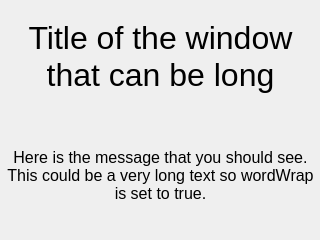
<ui version="4.0" >
 <class>frmMessage</class>
 <widget class="QDialog" name="frmMessage" >
  <property name="geometry" >
   <rect>
    <x>0</x>
    <y>0</y>
    <width>320</width>
    <height>240</height>
   </rect>
  </property>
  <property name="windowTitle" >
   <string>Message</string>
  </property>
  <widget class="QWidget" name="verticalLayout" >
   <property name="geometry" >
    <rect>
     <x>0</x>
     <y>0</y>
     <width>321</width>
     <height>241</height>
    </rect>
   </property>
   <layout class="QVBoxLayout" >
    <property name="margin" >
     <number>0</number>
    </property>
    <property name="spacing" >
     <number>6</number>
    </property>
    <item>
     <spacer>
      <property name="orientation" >
       <enum>Qt::Vertical</enum>
      </property>
      <property name="sizeType" >
       <enum>QSizePolicy::Maximum</enum>
      </property>
      <property name="sizeHint" >
       <size>
        <width>20</width>
        <height>20</height>
       </size>
      </property>
     </spacer>
    </item>
    <item>
     <widget class="QLabel" name="lblTitle" >
      <property name="sizePolicy" >
       <sizepolicy>
        <hsizetype>7</hsizetype>
        <vsizetype>4</vsizetype>
        <horstretch>0</horstretch>
        <verstretch>0</verstretch>
       </sizepolicy>
      </property>
      <property name="font" >
       <font>
        <pointsize>24</pointsize>
       </font>
      </property>
      <property name="text" >
       <string>Title of the window that can be long</string>
      </property>
      <property name="alignment" >
       <set>Qt::AlignCenter</set>
      </property>
      <property name="wordWrap" >
       <bool>true</bool>
      </property>
     </widget>
    </item>
    <item>
     <spacer>
      <property name="orientation" >
       <enum>Qt::Vertical</enum>
      </property>
      <property name="sizeType" >
       <enum>QSizePolicy::Maximum</enum>
      </property>
      <property name="sizeHint" >
       <size>
        <width>20</width>
        <height>20</height>
       </size>
      </property>
     </spacer>
    </item>
    <item>
     <widget class="QLabel" name="lblMessage" >
      <property name="sizePolicy" >
       <sizepolicy>
        <hsizetype>7</hsizetype>
        <vsizetype>5</vsizetype>
        <horstretch>0</horstretch>
        <verstretch>0</verstretch>
       </sizepolicy>
      </property>
      <property name="font" >
       <font>
        <pointsize>12</pointsize>
       </font>
      </property>
      <property name="text" >
       <string>Here is the message that you should see. This could be a very long text so wordWrap is set to true.</string>
      </property>
      <property name="alignment" >
       <set>Qt::AlignCenter</set>
      </property>
      <property name="wordWrap" >
       <bool>true</bool>
      </property>
     </widget>
    </item>
    <item>
     <spacer>
      <property name="orientation" >
       <enum>Qt::Vertical</enum>
      </property>
      <property name="sizeType" >
       <enum>QSizePolicy::Maximum</enum>
      </property>
      <property name="sizeHint" >
       <size>
        <width>20</width>
        <height>10</height>
       </size>
      </property>
     </spacer>
    </item>
   </layout>
  </widget>
 </widget>
 <resources/>
 <connections/>
</ui>
